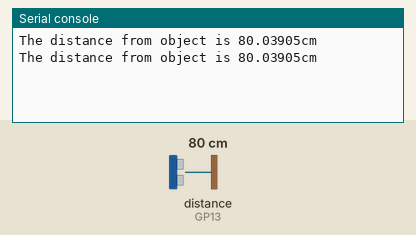
A program run on a simulated Raspberry Pi Pico running MicroPython. Parts: the last lines printed to the serial console. Inputs (shaded band) come from the test bench; at power-on: distance to the obstacle (sensor on GP13) 80 cm. The echo pulse lasts 58.3 µs per cm.

Above: at 1.2 s.
1.3 s: distance to the obstacle (sensor on GP13) set to 2 cm
At 2.6 s:
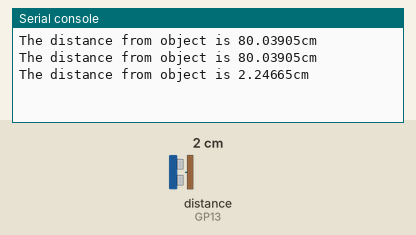
2.8 s: distance to the obstacle (sensor on GP13) set to 4 cm
At 3.8 s:
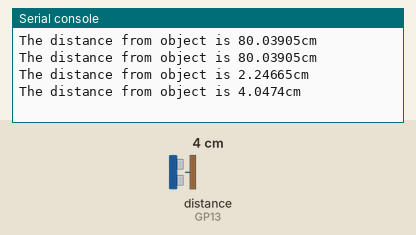
Timing chart, 0 to 5.8 s (numbered marks = the images above; inputs shaded):
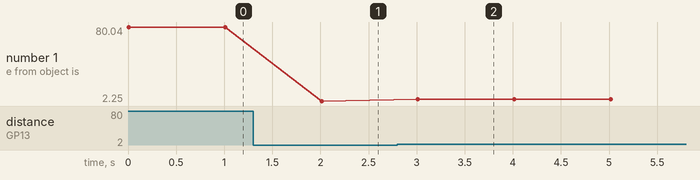

Measured:
- after the input at 1.3 s, the serial console: prints a new line after 0.71 s (image 1)
- after the input at 2.8 s, the serial console: prints a new line after 0.21 s (image 2)
- plotted number 1: 80.04 → 2.25 after the input at 1.3 s, 2.25 → 4.05 after the input at 2.8 s

The program:

distance_repl.py
```python
from machine import Pin
import utime

trigger = Pin(14, Pin.OUT)
echo = Pin(13, Pin.IN)

while True:
    trigger.low()
    utime.sleep_us(5)
    trigger.high()
    utime.sleep_us(5)
    trigger.low()
    while echo.value() == 0:
        signal_off = utime.ticks_us()
    while echo.value() == 1:
        signal_on = utime.ticks_us()
    distance = ((signal_on - signal_off) * 0.0343) / 2
    print(f"The distance from object is {distance}cm")
    utime.sleep(1)
```
